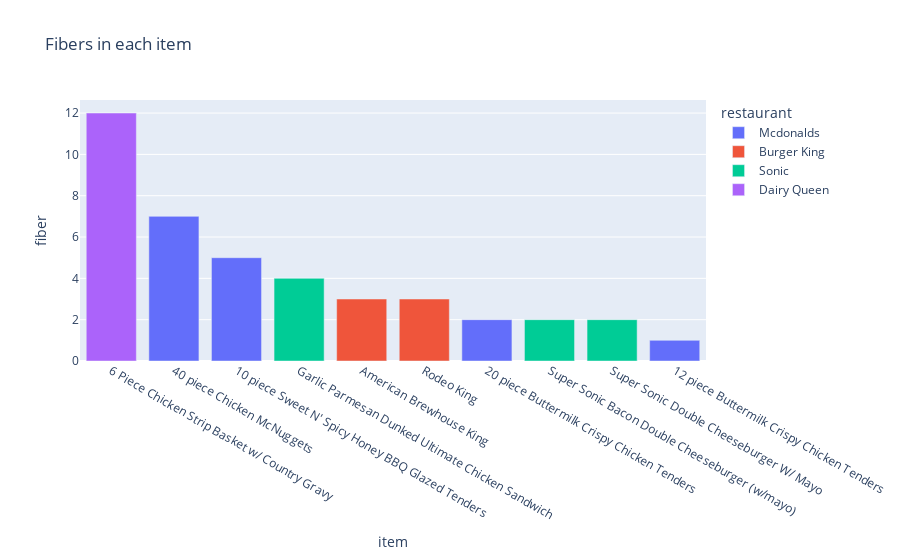

Notebook source saved alongside this figure:
### Markdown cell above
<img src="https://hips.hearstapps.com/hmg-prod/images/honey-glazed-tender-1536331170.jpg?crop=1.00xw:0.845xh;0,0.0646xh&resize=1200:*" style="height: 500px;  width:500px "/>

### Code cell
top_fib_items = px.bar(top10_item , y = 'fiber' , x = 'item' , color ='restaurant', title='Fibers in each item',
                    #    color_discrete_sequence=["#0068c9","#83c9ff","#ff2b2b","#ffabab",
                    #                             "#29b09d","#7defa1","#ff8700","#ffd16a","#6d3fc0","#d5dae5"] 
                                                ).update_xaxes(categoryorder = 'total descending')
top_fib_items.show()

### Figure 1 — Plotly figure (JSON) as saved in the notebook; plotly's stock layout.template omitted (floating-point values rounded to 4 significant figures)
{"data": [{"alignmentgroup": "True", "hovertemplate": "restaurant=Mcdonalds<br>item=%{x}<br>fiber=%{y}<extra></extra>", "legendgroup": "Mcdonalds", "marker": {"color": "#636efa", "pattern": {"shape": ""}}, "name": "Mcdonalds", "offsetgroup": "Mcdonalds", "orientation": "v", "showlegend": true, "textposition": "auto", "type": "bar", "x": ["20 piece Buttermilk Crispy Chicken Tenders", "40 piece Chicken McNuggets", "10 piece Sweet N' Spicy Honey BBQ Glazed Tenders", "12 piece Buttermilk Crispy Chicken Tenders"], "xaxis": "x", "y": [2, 7, 5, 1], "yaxis": "y"}, {"alignmentgroup": "True", "hovertemplate": "restaurant=Burger King<br>item=%{x}<br>fiber=%{y}<extra></extra>", "legendgroup": "Burger King", "marker": {"color": "#EF553B", "pattern": {"shape": ""}}, "name": "Burger King", "offsetgroup": "Burger King", "orientation": "v", "showlegend": true, "textposition": "auto", "type": "bar", "x": ["American Brewhouse King", "Rodeo King"], "xaxis": "x", "y": [3, 3], "yaxis": "y"}, {"alignmentgroup": "True", "hovertemplate": "restaurant=Sonic<br>item=%{x}<br>fiber=%{y}<extra></extra>", "legendgroup": "Sonic", "marker": {"color": "#00cc96", "pattern": {"shape": ""}}, "name": "Sonic", "offsetgroup": "Sonic", "orientation": "v", "showlegend": true, "textposition": "auto", "type": "bar", "x": ["Garlic Parmesan Dunked Ultimate Chicken Sandwich", "Super Sonic Bacon Double Cheeseburger (w/mayo)", "Super Sonic Double Cheeseburger W/ Mayo"], "xaxis": "x", "y": [4, 2, 2], "yaxis": "y"}, {"alignmentgroup": "True", "hovertemplate": "restaurant=Dairy Queen<br>item=%{x}<br>fiber=%{y}<extra></extra>", "legendgroup": "Dairy Queen", "marker": {"color": "#ab63fa", "pattern": {"shape": ""}}, "name": "Dairy Queen", "offsetgroup": "Dairy Queen", "orientation": "v", "showlegend": true, "textposition": "auto", "type": "bar", "x": ["6 Piece Chicken Strip Basket w/ Country Gravy"], "xaxis": "x", "y": [12], "yaxis": "y"}], "layout": {"barmode": "relative", "legend": {"title": {"text": "restaurant"}, "tracegroupgap": 0}, "title": {"text": "Fibers in each item"}, "xaxis": {"anchor": "y", "categoryorder": "total descending", "domain": [0, 1], "title": {"text": "item"}}, "yaxis": {"anchor": "x", "domain": [0, 1], "title": {"text": "fiber"}}}}
